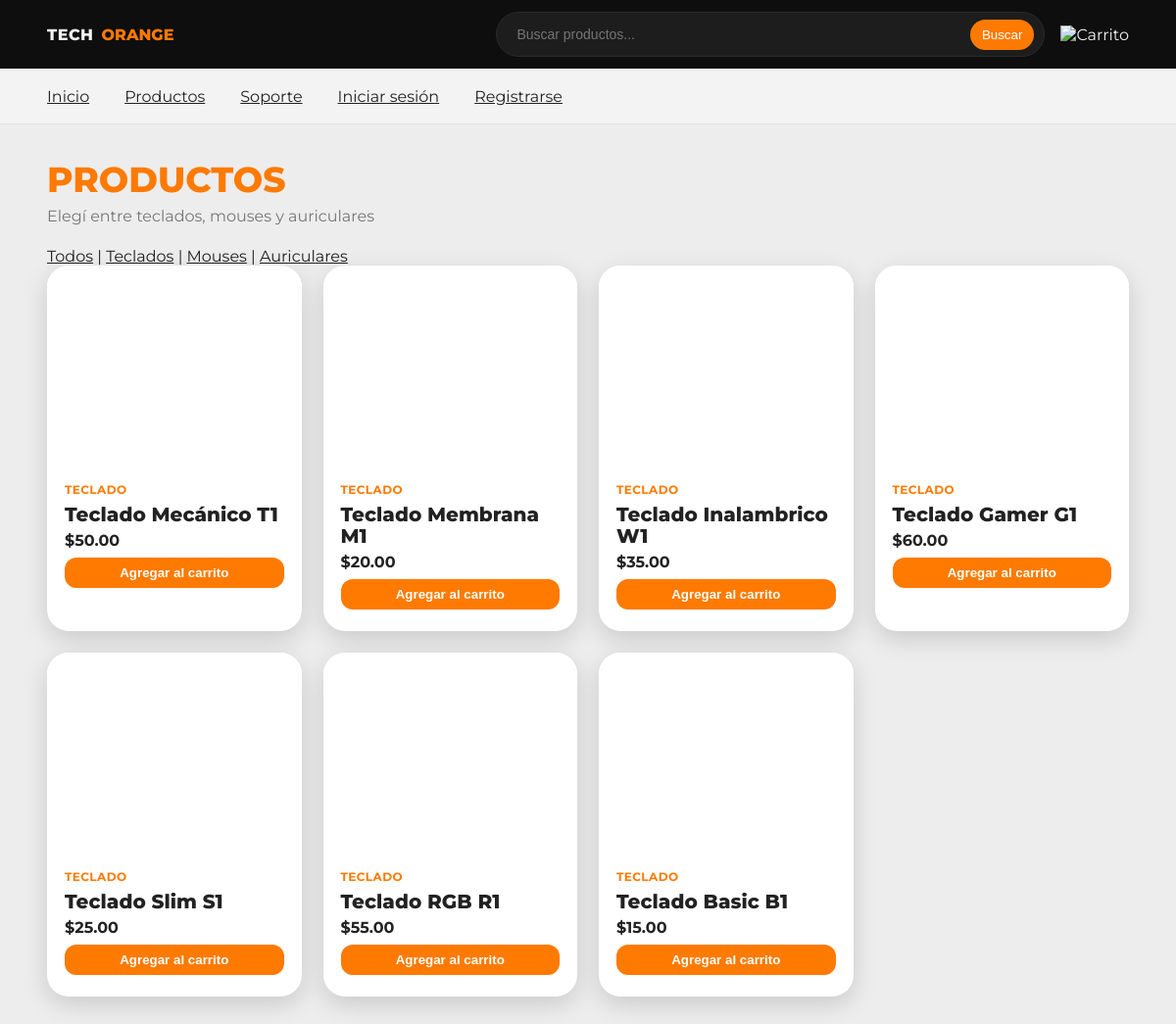
Page /Pages/productos.php?categoria=Teclado on the committed database.
### tables this page shows
CREATE TABLE `products` (
  `id` int(11) NOT NULL,
  `nombre` varchar(150) NOT NULL,
  `categoria` enum('mouse','teclado','auricular') NOT NULL,
  `precio` decimal(10,2) NOT NULL,
  `stock` int(11) DEFAULT 0,
  `descripcion` text DEFAULT NULL,
  `imagen` varchar(255) DEFAULT NULL,
  `creado_en` timestamp NOT NULL DEFAULT current_timestamp()
);

### funciones/mostrar_productos.php (the view, shortened to what this page needs)
<?php
$conn = new mysqli("localhost", "root", "", "tienda_tecnologia");
$categoria = isset($_GET['categoria']) ? $conn->real_escape_string($_GET['categoria']) : '';
$buscar = isset($_GET['buscar']) ? $conn->real_escape_string($_GET['buscar']) : '';
if ($buscar) {
    $sql = "SELECT * FROM products WHERE nombre LIKE '%$buscar%'";
} else if ($categoria) {
    $sql = "SELECT * FROM products WHERE categoria = '$categoria'";
} else {
    $sql = "SELECT * FROM products";
}
$result = $conn->query($sql);
if ($result->num_rows > 0) {
    while ($row = $result->fetch_assoc()) {
        echo '<article class="tarjeta">';
        echo '<div class="tarjeta-img" style="background-image: url(\'imagenes/' . $row["imagen"] . '\');"></div>';
        echo '<div class="tarjeta-info">';
        echo '<span class="etiqueta">' . $row["categoria"] . '</span>';
        echo '<h3 class="nombre">' . $row["nombre"] . '</h3>';
        echo '<p class="precio">$' . $row["precio"] . '</p>';
        echo '<button class="btn-carrito" onclick="agregarAlCarrito('
            . $row["id"] . ', \'' . addslashes($row["nombre"]) . '\', '
            . $row["precio"] . ', \'' . $row["imagen"] . '\')">Agregar al carrito</button>';
        echo '</div></article>';
    }
} else {
    echo '<p>No se encontraron productos.</p>';
}
?>

### carrito.css (style rules this page uses)
.btn-carrito { width: 100%; margin-top: 8px; background: var(--naranja); border: none; padding: 8px; color: #fff; border-radius: var(--radio-md); cursor: pointer; font-weight: bold; }

### rows in the picture
products: categoria "TECLADO", nombre "Teclado Mecánico T1", precio "50.00"
products: categoria "TECLADO", nombre "Teclado Membrana M1", precio "20.00"
products: categoria "TECLADO", nombre "Teclado Inalambrico W1", precio "35.00"
products: categoria "TECLADO", nombre "Teclado Gamer G1", precio "60.00"
products: categoria "TECLADO", nombre "Teclado Slim S1", precio "25.00"
products: categoria "TECLADO", nombre "Teclado RGB R1", precio "55.00"
products: categoria "TECLADO", nombre "Teclado Basic B1", precio "15.00"
